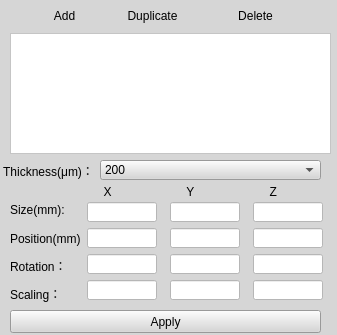
<?xml version="1.0" encoding="UTF-8"?>
<ui version="4.0">
 <class>ModelList</class>
 <widget class="QWidget" name="ModelList">
  <property name="geometry">
   <rect>
    <x>0</x>
    <y>0</y>
    <width>337</width>
    <height>335</height>
   </rect>
  </property>
  <property name="minimumSize">
   <size>
    <width>337</width>
    <height>0</height>
   </size>
  </property>
  <property name="maximumSize">
   <size>
    <width>600</width>
    <height>415</height>
   </size>
  </property>
  <property name="windowTitle">
   <string>Form</string>
  </property>
  <property name="styleSheet">
   <string notr="true">background-color: rgba(214, 214, 214, 100%);</string>
  </property>
  <widget class="QWidget" name="widget" native="true">
   <property name="geometry">
    <rect>
     <x>0</x>
     <y>0</y>
     <width>337</width>
     <height>351</height>
    </rect>
   </property>
   <property name="sizePolicy">
    <sizepolicy hsizetype="Minimum" vsizetype="Expanding">
     <horstretch>0</horstretch>
     <verstretch>0</verstretch>
    </sizepolicy>
   </property>
   <property name="minimumSize">
    <size>
     <width>0</width>
     <height>0</height>
    </size>
   </property>
   <property name="maximumSize">
    <size>
     <width>400</width>
     <height>16777215</height>
    </size>
   </property>
   <property name="statusTip">
    <string/>
   </property>
   <property name="styleSheet">
    <string notr="true">background-color: rgba(214, 214, 214, 100%);</string>
   </property>
   <widget class="QPushButton" name="ApplyButton">
    <property name="geometry">
     <rect>
      <x>10</x>
      <y>310</y>
      <width>311</width>
      <height>23</height>
     </rect>
    </property>
    <property name="toolTip">
     <string>修改</string>
    </property>
    <property name="styleSheet">
     <string notr="true"/>
    </property>
    <property name="text">
     <string>Apply</string>
    </property>
    <property name="flat">
     <bool>false</bool>
    </property>
   </widget>
   <widget class="QListWidget" name="ModelList_2">
    <property name="geometry">
     <rect>
      <x>10</x>
      <y>33</y>
      <width>321</width>
      <height>121</height>
     </rect>
    </property>
    <property name="sizePolicy">
     <sizepolicy hsizetype="Preferred" vsizetype="Expanding">
      <horstretch>0</horstretch>
      <verstretch>0</verstretch>
     </sizepolicy>
    </property>
    <property name="minimumSize">
     <size>
      <width>0</width>
      <height>0</height>
     </size>
    </property>
    <property name="maximumSize">
     <size>
      <width>370</width>
      <height>16777215</height>
     </size>
    </property>
    <property name="styleSheet">
     <string notr="true">background-color: rgb(255, 255, 255);</string>
    </property>
   </widget>
   <widget class="QLabel" name="label_8">
    <property name="geometry">
     <rect>
      <x>0</x>
      <y>160</y>
      <width>101</width>
      <height>21</height>
     </rect>
    </property>
    <property name="toolTip">
     <string>切片厚度</string>
    </property>
    <property name="styleSheet">
     <string notr="true">background-color: rgba(214, 214, 214, 50%);
border-color: rgba(214, 214, 214, 50%);</string>
    </property>
    <property name="text">
     <string> Thickness(μm)：</string>
    </property>
   </widget>
   <widget class="QComboBox" name="thicknesscombo">
    <property name="geometry">
     <rect>
      <x>100</x>
      <y>160</y>
      <width>221</width>
      <height>20</height>
     </rect>
    </property>
    <property name="minimumSize">
     <size>
      <width>200</width>
      <height>0</height>
     </size>
    </property>
    <item>
     <property name="text">
      <string>200</string>
     </property>
    </item>
    <item>
     <property name="text">
      <string>180</string>
     </property>
    </item>
    <item>
     <property name="text">
      <string>160</string>
     </property>
    </item>
    <item>
     <property name="text">
      <string>150</string>
     </property>
    </item>
    <item>
     <property name="text">
      <string>130</string>
     </property>
    </item>
    <item>
     <property name="text">
      <string>100</string>
     </property>
    </item>
    <item>
     <property name="text">
      <string>80</string>
     </property>
    </item>
    <item>
     <property name="text">
      <string>50</string>
     </property>
    </item>
    <item>
     <property name="text">
      <string>20</string>
     </property>
    </item>
    <item>
     <property name="text">
      <string>10</string>
     </property>
    </item>
    <item>
     <property name="text">
      <string>切片中</string>
     </property>
    </item>
   </widget>
   <widget class="QLabel" name="label_2">
    <property name="geometry">
     <rect>
      <x>87</x>
      <y>184</y>
      <width>70</width>
      <height>16</height>
     </rect>
    </property>
    <property name="minimumSize">
     <size>
      <width>70</width>
      <height>0</height>
     </size>
    </property>
    <property name="maximumSize">
     <size>
      <width>70</width>
      <height>16777215</height>
     </size>
    </property>
    <property name="styleSheet">
     <string notr="true">background-color: rgba(214, 214, 214, 50%);</string>
    </property>
    <property name="text">
     <string>     X</string>
    </property>
   </widget>
   <widget class="QLabel" name="label_3">
    <property name="geometry">
     <rect>
      <x>170</x>
      <y>184</y>
      <width>70</width>
      <height>16</height>
     </rect>
    </property>
    <property name="minimumSize">
     <size>
      <width>70</width>
      <height>0</height>
     </size>
    </property>
    <property name="maximumSize">
     <size>
      <width>70</width>
      <height>16777215</height>
     </size>
    </property>
    <property name="text">
     <string>     Y</string>
    </property>
   </widget>
   <widget class="QLabel" name="label_4">
    <property name="geometry">
     <rect>
      <x>253</x>
      <y>184</y>
      <width>70</width>
      <height>16</height>
     </rect>
    </property>
    <property name="minimumSize">
     <size>
      <width>70</width>
      <height>0</height>
     </size>
    </property>
    <property name="maximumSize">
     <size>
      <width>70</width>
      <height>16777215</height>
     </size>
    </property>
    <property name="styleSheet">
     <string notr="true">background-color: rgba(214, 214, 214, 50%);</string>
    </property>
    <property name="text">
     <string>     Z</string>
    </property>
   </widget>
   <widget class="QLabel" name="label">
    <property name="geometry">
     <rect>
      <x>10</x>
      <y>202</y>
      <width>70</width>
      <height>16</height>
     </rect>
    </property>
    <property name="minimumSize">
     <size>
      <width>70</width>
      <height>0</height>
     </size>
    </property>
    <property name="maximumSize">
     <size>
      <width>70</width>
      <height>16777215</height>
     </size>
    </property>
    <property name="toolTip">
     <string>尺寸</string>
    </property>
    <property name="styleSheet">
     <string notr="true">background-color: rgba(214, 214, 214, 50%);</string>
    </property>
    <property name="text">
     <string>Size(mm):</string>
    </property>
   </widget>
   <widget class="QLineEdit" name="modelsizex">
    <property name="enabled">
     <bool>true</bool>
    </property>
    <property name="geometry">
     <rect>
      <x>87</x>
      <y>202</y>
      <width>70</width>
      <height>20</height>
     </rect>
    </property>
    <property name="minimumSize">
     <size>
      <width>70</width>
      <height>20</height>
     </size>
    </property>
    <property name="maximumSize">
     <size>
      <width>70</width>
      <height>20</height>
     </size>
    </property>
    <property name="styleSheet">
     <string notr="true">background-color: rgb(255, 255, 255);</string>
    </property>
    <property name="readOnly">
     <bool>true</bool>
    </property>
   </widget>
   <widget class="QLineEdit" name="modelsizey">
    <property name="enabled">
     <bool>true</bool>
    </property>
    <property name="geometry">
     <rect>
      <x>170</x>
      <y>202</y>
      <width>70</width>
      <height>20</height>
     </rect>
    </property>
    <property name="minimumSize">
     <size>
      <width>70</width>
      <height>20</height>
     </size>
    </property>
    <property name="maximumSize">
     <size>
      <width>70</width>
      <height>20</height>
     </size>
    </property>
    <property name="styleSheet">
     <string notr="true">background-color: rgb(255, 255, 255);</string>
    </property>
    <property name="readOnly">
     <bool>true</bool>
    </property>
   </widget>
   <widget class="QLineEdit" name="modelsizez">
    <property name="enabled">
     <bool>true</bool>
    </property>
    <property name="geometry">
     <rect>
      <x>253</x>
      <y>202</y>
      <width>70</width>
      <height>20</height>
     </rect>
    </property>
    <property name="minimumSize">
     <size>
      <width>70</width>
      <height>20</height>
     </size>
    </property>
    <property name="maximumSize">
     <size>
      <width>70</width>
      <height>20</height>
     </size>
    </property>
    <property name="styleSheet">
     <string notr="true">background-color: rgb(255, 255, 255);</string>
    </property>
    <property name="readOnly">
     <bool>true</bool>
    </property>
   </widget>
   <widget class="QLabel" name="label_5">
    <property name="geometry">
     <rect>
      <x>10</x>
      <y>230</y>
      <width>70</width>
      <height>16</height>
     </rect>
    </property>
    <property name="minimumSize">
     <size>
      <width>70</width>
      <height>0</height>
     </size>
    </property>
    <property name="maximumSize">
     <size>
      <width>70</width>
      <height>39</height>
     </size>
    </property>
    <property name="toolTip">
     <string>位置</string>
    </property>
    <property name="styleSheet">
     <string notr="true">background-color: rgba(214, 214, 214, 50%);</string>
    </property>
    <property name="text">
     <string>Position(mm)：</string>
    </property>
   </widget>
   <widget class="QLineEdit" name="posx">
    <property name="geometry">
     <rect>
      <x>87</x>
      <y>228</y>
      <width>70</width>
      <height>20</height>
     </rect>
    </property>
    <property name="minimumSize">
     <size>
      <width>70</width>
      <height>20</height>
     </size>
    </property>
    <property name="maximumSize">
     <size>
      <width>70</width>
      <height>20</height>
     </size>
    </property>
    <property name="styleSheet">
     <string notr="true">background-color: rgb(255, 255, 255);</string>
    </property>
   </widget>
   <widget class="QLineEdit" name="posy">
    <property name="geometry">
     <rect>
      <x>170</x>
      <y>228</y>
      <width>70</width>
      <height>20</height>
     </rect>
    </property>
    <property name="minimumSize">
     <size>
      <width>70</width>
      <height>20</height>
     </size>
    </property>
    <property name="maximumSize">
     <size>
      <width>70</width>
      <height>20</height>
     </size>
    </property>
    <property name="styleSheet">
     <string notr="true">background-color: rgb(255, 255, 255);</string>
    </property>
   </widget>
   <widget class="QLineEdit" name="posz">
    <property name="geometry">
     <rect>
      <x>253</x>
      <y>228</y>
      <width>70</width>
      <height>20</height>
     </rect>
    </property>
    <property name="minimumSize">
     <size>
      <width>70</width>
      <height>20</height>
     </size>
    </property>
    <property name="maximumSize">
     <size>
      <width>70</width>
      <height>20</height>
     </size>
    </property>
    <property name="styleSheet">
     <string notr="true">background-color: rgb(255, 255, 255);</string>
    </property>
   </widget>
   <widget class="QLabel" name="label_6">
    <property name="geometry">
     <rect>
      <x>10</x>
      <y>258</y>
      <width>70</width>
      <height>16</height>
     </rect>
    </property>
    <property name="minimumSize">
     <size>
      <width>70</width>
      <height>0</height>
     </size>
    </property>
    <property name="maximumSize">
     <size>
      <width>70</width>
      <height>16777215</height>
     </size>
    </property>
    <property name="toolTip">
     <string>选择</string>
    </property>
    <property name="styleSheet">
     <string notr="true">background-color: rgba(214, 214, 214, 50%);</string>
    </property>
    <property name="text">
     <string>Rotation：</string>
    </property>
   </widget>
   <widget class="QLineEdit" name="rotx">
    <property name="geometry">
     <rect>
      <x>87</x>
      <y>254</y>
      <width>70</width>
      <height>20</height>
     </rect>
    </property>
    <property name="minimumSize">
     <size>
      <width>70</width>
      <height>0</height>
     </size>
    </property>
    <property name="maximumSize">
     <size>
      <width>70</width>
      <height>20</height>
     </size>
    </property>
    <property name="styleSheet">
     <string notr="true">background-color: rgb(255, 255, 255);</string>
    </property>
   </widget>
   <widget class="QLineEdit" name="roty">
    <property name="geometry">
     <rect>
      <x>170</x>
      <y>254</y>
      <width>70</width>
      <height>20</height>
     </rect>
    </property>
    <property name="minimumSize">
     <size>
      <width>70</width>
      <height>0</height>
     </size>
    </property>
    <property name="maximumSize">
     <size>
      <width>70</width>
      <height>20</height>
     </size>
    </property>
    <property name="styleSheet">
     <string notr="true">background-color: rgb(255, 255, 255);</string>
    </property>
   </widget>
   <widget class="QLineEdit" name="rotz">
    <property name="geometry">
     <rect>
      <x>253</x>
      <y>254</y>
      <width>70</width>
      <height>20</height>
     </rect>
    </property>
    <property name="minimumSize">
     <size>
      <width>70</width>
      <height>0</height>
     </size>
    </property>
    <property name="maximumSize">
     <size>
      <width>70</width>
      <height>20</height>
     </size>
    </property>
    <property name="styleSheet">
     <string notr="true">background-color: rgb(255, 255, 255);</string>
    </property>
   </widget>
   <widget class="QLabel" name="label_7">
    <property name="geometry">
     <rect>
      <x>10</x>
      <y>286</y>
      <width>70</width>
      <height>16</height>
     </rect>
    </property>
    <property name="minimumSize">
     <size>
      <width>70</width>
      <height>0</height>
     </size>
    </property>
    <property name="maximumSize">
     <size>
      <width>70</width>
      <height>16777215</height>
     </size>
    </property>
    <property name="toolTip">
     <string>缩放</string>
    </property>
    <property name="styleSheet">
     <string notr="true">background-color: rgba(214, 214, 214, 50%);</string>
    </property>
    <property name="text">
     <string>Scaling：</string>
    </property>
   </widget>
   <widget class="QLineEdit" name="scalex">
    <property name="geometry">
     <rect>
      <x>87</x>
      <y>280</y>
      <width>70</width>
      <height>20</height>
     </rect>
    </property>
    <property name="minimumSize">
     <size>
      <width>70</width>
      <height>0</height>
     </size>
    </property>
    <property name="maximumSize">
     <size>
      <width>70</width>
      <height>20</height>
     </size>
    </property>
    <property name="styleSheet">
     <string notr="true">background-color: rgb(255, 255, 255);</string>
    </property>
   </widget>
   <widget class="QLineEdit" name="scaley">
    <property name="geometry">
     <rect>
      <x>170</x>
      <y>280</y>
      <width>70</width>
      <height>20</height>
     </rect>
    </property>
    <property name="minimumSize">
     <size>
      <width>70</width>
      <height>0</height>
     </size>
    </property>
    <property name="maximumSize">
     <size>
      <width>70</width>
      <height>16777215</height>
     </size>
    </property>
    <property name="styleSheet">
     <string notr="true">background-color: rgb(255, 255, 255);</string>
    </property>
    <property name="readOnly">
     <bool>true</bool>
    </property>
   </widget>
   <widget class="QLineEdit" name="scalez">
    <property name="geometry">
     <rect>
      <x>253</x>
      <y>280</y>
      <width>70</width>
      <height>20</height>
     </rect>
    </property>
    <property name="minimumSize">
     <size>
      <width>70</width>
      <height>0</height>
     </size>
    </property>
    <property name="maximumSize">
     <size>
      <width>70</width>
      <height>20</height>
     </size>
    </property>
    <property name="styleSheet">
     <string notr="true">background-color: rgb(255, 255, 255);</string>
    </property>
    <property name="readOnly">
     <bool>true</bool>
    </property>
   </widget>
   <widget class="QPushButton" name="RemoveButton">
    <property name="geometry">
     <rect>
      <x>220</x>
      <y>0</y>
      <width>71</width>
      <height>31</height>
     </rect>
    </property>
    <property name="maximumSize">
     <size>
      <width>83</width>
      <height>16777215</height>
     </size>
    </property>
    <property name="toolTip">
     <string>删除</string>
    </property>
    <property name="styleSheet">
     <string notr="true"/>
    </property>
    <property name="text">
     <string>Delete</string>
    </property>
    <property name="icon">
     <iconset resource="b9edit/b9edit.qrc">
      <normaloff>:/B9Edit/icons/delete2.png</normaloff>:/B9Edit/icons/delete2.png</iconset>
    </property>
    <property name="iconSize">
     <size>
      <width>20</width>
      <height>20</height>
     </size>
    </property>
    <property name="flat">
     <bool>true</bool>
    </property>
   </widget>
   <widget class="QPushButton" name="AddButton">
    <property name="geometry">
     <rect>
      <x>34</x>
      <y>0</y>
      <width>61</width>
      <height>31</height>
     </rect>
    </property>
    <property name="sizePolicy">
     <sizepolicy hsizetype="Minimum" vsizetype="Fixed">
      <horstretch>0</horstretch>
      <verstretch>0</verstretch>
     </sizepolicy>
    </property>
    <property name="maximumSize">
     <size>
      <width>83</width>
      <height>16777215</height>
     </size>
    </property>
    <property name="focusPolicy">
     <enum>Qt::StrongFocus</enum>
    </property>
    <property name="toolTip">
     <string>添加</string>
    </property>
    <property name="statusTip">
     <string>789</string>
    </property>
    <property name="whatsThis">
     <string>123</string>
    </property>
    <property name="styleSheet">
     <string notr="true"/>
    </property>
    <property name="text">
     <string>Add</string>
    </property>
    <property name="icon">
     <iconset resource="b9edit/b9edit.qrc">
      <normaloff>:/B9Edit/icons/new4.png</normaloff>
      <normalon>:/B9Edit/icons/delete3.jpg</normalon>:/B9Edit/icons/new4.png</iconset>
    </property>
    <property name="iconSize">
     <size>
      <width>20</width>
      <height>20</height>
     </size>
    </property>
    <property name="flat">
     <bool>true</bool>
    </property>
   </widget>
   <widget class="QPushButton" name="duplicateButton">
    <property name="geometry">
     <rect>
      <x>107</x>
      <y>0</y>
      <width>91</width>
      <height>31</height>
     </rect>
    </property>
    <property name="maximumSize">
     <size>
      <width>100</width>
      <height>16777215</height>
     </size>
    </property>
    <property name="toolTip">
     <string>复制</string>
    </property>
    <property name="styleSheet">
     <string notr="true"/>
    </property>
    <property name="text">
     <string>Duplicate</string>
    </property>
    <property name="icon">
     <iconset resource="b9edit/b9edit.qrc">
      <normaloff>:/B9Edit/icons/new3.png</normaloff>:/B9Edit/icons/new3.png</iconset>
    </property>
    <property name="iconSize">
     <size>
      <width>20</width>
      <height>20</height>
     </size>
    </property>
    <property name="flat">
     <bool>true</bool>
    </property>
   </widget>
  </widget>
 </widget>
 <resources>
  <include location="b9edit/b9edit.qrc"/>
 </resources>
 <connections/>
</ui>
